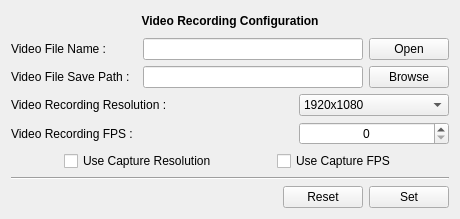
            <widget class="QWidget" name="video_recording_page">
             <property name="geometry">
              <rect>
               <x>0</x>
               <y>0</y>
               <width>460</width>
               <height>219</height>
              </rect>
             </property>
             <attribute name="label">
              <string>Video Recording Settings</string>
             </attribute>
             <layout class="QGridLayout" name="gridLayout_4">
              <item row="0" column="0">
               <layout class="QVBoxLayout" name="videorecWholeverticalLayout">
                <item>
                 <widget class="QLabel" name="label_46">
                  <property name="text">
                   <string>&lt;html&gt;&lt;head/&gt;&lt;body&gt;&lt;p&gt;&lt;span style=&quot; font-weight:600;&quot;&gt;Video Recording Configuration&lt;/span&gt;&lt;/p&gt;&lt;/body&gt;&lt;/html&gt;</string>
                  </property>
                  <property name="alignment">
                   <set>Qt::AlignCenter</set>
                  </property>
                 </widget>
                </item>
                <item>
                 <layout class="QHBoxLayout" name="videofilehorizontalLayout">
                  <item>
                   <widget class="QLabel" name="label_47">
                    <property name="text">
                     <string>Video File Name : </string>
                    </property>
                   </widget>
                  </item>
                  <item>
                   <spacer name="horizontalSpacer_18">
                    <property name="orientation">
                     <enum>Qt::Horizontal</enum>
                    </property>
                    <property name="sizeHint" stdset="0">
                     <size>
                      <width>40</width>
                      <height>20</height>
                     </size>
                    </property>
                   </spacer>
                  </item>
                  <item>
                   <widget class="QLineEdit" name="videoFileNameLineEdit">
                    <property name="minimumSize">
                     <size>
                      <width>220</width>
                      <height>0</height>
                     </size>
                    </property>
                    <property name="maximumSize">
                     <size>
                      <width>400</width>
                      <height>16777215</height>
                     </size>
                    </property>
                    <property name="alignment">
                     <set>Qt::AlignCenter</set>
                    </property>
                   </widget>
                  </item>
                  <item>
                   <widget class="QPushButton" name="VideoFileOpenButton">
                    <property name="text">
                     <string>Open</string>
                    </property>
                   </widget>
                  </item>
                 </layout>
                </item>
                <item>
                 <layout class="QHBoxLayout" name="videofilepathhorizontalLayout">
                  <item>
                   <widget class="QLabel" name="label_48">
                    <property name="text">
                     <string>Video File Save Path : </string>
                    </property>
                   </widget>
                  </item>
                  <item>
                   <spacer name="horizontalSpacer_19">
                    <property name="orientation">
                     <enum>Qt::Horizontal</enum>
                    </property>
                    <property name="sizeHint" stdset="0">
                     <size>
                      <width>40</width>
                      <height>20</height>
                     </size>
                    </property>
                   </spacer>
                  </item>
                  <item>
                   <widget class="QLineEdit" name="videoFilePathLineEdit">
                    <property name="minimumSize">
                     <size>
                      <width>220</width>
                      <height>0</height>
                     </size>
                    </property>
                    <property name="maximumSize">
                     <size>
                      <width>16777215</width>
                      <height>16777215</height>
                     </size>
                    </property>
                   </widget>
                  </item>
                  <item>
                   <widget class="QPushButton" name="videoPathBrowseButton">
                    <property name="text">
                     <string>Browse</string>
                    </property>
                   </widget>
                  </item>
                 </layout>
                </item>
                <item>
                 <layout class="QHBoxLayout" name="videorecresolutionhorizontalLayout">
                  <item>
                   <widget class="QLabel" name="label_49">
                    <property name="text">
                     <string>Video Recording Resolution : </string>
                    </property>
                   </widget>
                  </item>
                  <item>
                   <widget class="QComboBox" name="videoRecResolutionComboBox">
                    <property name="minimumSize">
                     <size>
                      <width>150</width>
                      <height>0</height>
                     </size>
                    </property>
                    <property name="maximumSize">
                     <size>
                      <width>150</width>
                      <height>16777215</height>
                     </size>
                    </property>
                    <item>
                     <property name="text">
                      <string>1920x1080</string>
                     </property>
                    </item>
                    <item>
                     <property name="text">
                      <string>1280x720</string>
                     </property>
                    </item>
                    <item>
                     <property name="text">
                      <string>854x480</string>
                     </property>
                    </item>
                    <item>
                     <property name="text">
                      <string>640x360</string>
                     </property>
                    </item>
                    <item>
                     <property name="text">
                      <string>427x240</string>
                     </property>
                    </item>
                   </widget>
                  </item>
                 </layout>
                </item>
                <item>
                 <layout class="QHBoxLayout" name="videorecfpshorizontalLayout">
                  <item>
                   <widget class="QLabel" name="label_50">
                    <property name="text">
                     <string>Video Recording FPS :</string>
                    </property>
                   </widget>
                  </item>
                  <item>
                   <widget class="QSpinBox" name="videoRecordingFPSSpinBox">
                    <property name="minimumSize">
                     <size>
                      <width>150</width>
                      <height>0</height>
                     </size>
                    </property>
                    <property name="maximumSize">
                     <size>
                      <width>150</width>
                      <height>16777215</height>
                     </size>
                    </property>
                    <property name="alignment">
                     <set>Qt::AlignCenter</set>
                    </property>
                   </widget>
                  </item>
                 </layout>
                </item>
                <item>
                 <layout class="QHBoxLayout" name="enableresfpslockhorizontalLayout">
                  <item>
                   <spacer name="horizontalSpacer_10">
                    <property name="orientation">
                     <enum>Qt::Horizontal</enum>
                    </property>
                    <property name="sizeHint" stdset="0">
                     <size>
                      <width>40</width>
                      <height>20</height>
                     </size>
                    </property>
                   </spacer>
                  </item>
                  <item>
                   <widget class="QCheckBox" name="useCaptureResCheckBox">
                    <property name="text">
                     <string>Use Capture Resolution</string>
                    </property>
                   </widget>
                  </item>
                  <item>
                   <spacer name="horizontalSpacer_14">
                    <property name="orientation">
                     <enum>Qt::Horizontal</enum>
                    </property>
                    <property name="sizeHint" stdset="0">
                     <size>
                      <width>40</width>
                      <height>20</height>
                     </size>
                    </property>
                   </spacer>
                  </item>
                  <item>
                   <widget class="QCheckBox" name="useCaptureFPSCheckBox">
                    <property name="text">
                     <string>Use Capture FPS</string>
                    </property>
                   </widget>
                  </item>
                  <item>
                   <spacer name="horizontalSpacer_16">
                    <property name="orientation">
                     <enum>Qt::Horizontal</enum>
                    </property>
                    <property name="sizeHint" stdset="0">
                     <size>
                      <width>40</width>
                      <height>20</height>
                     </size>
                    </property>
                   </spacer>
                  </item>
                 </layout>
                </item>
                <item>
                 <widget class="Line" name="line_26">
                  <property name="orientation">
                   <enum>Qt::Horizontal</enum>
                  </property>
                 </widget>
                </item>
                <item>
                 <layout class="QHBoxLayout" name="videorecsetresethorizontalLayout">
                  <item>
                   <spacer name="horizontalSpacer_17">
                    <property name="orientation">
                     <enum>Qt::Horizontal</enum>
                    </property>
                    <property name="sizeHint" stdset="0">
                     <size>
                      <width>40</width>
                      <height>20</height>
                     </size>
                    </property>
                   </spacer>
                  </item>
                  <item>
                   <widget class="QPushButton" name="videoRecResetButton">
                    <property name="text">
                     <string>Reset</string>
                    </property>
                   </widget>
                  </item>
                  <item>
                   <widget class="QPushButton" name="videoRecSetButton">
                    <property name="text">
                     <string>Set</string>
                    </property>
                   </widget>
                  </item>
                 </layout>
                </item>
               </layout>
              </item>
             </layout>
            </widget>
